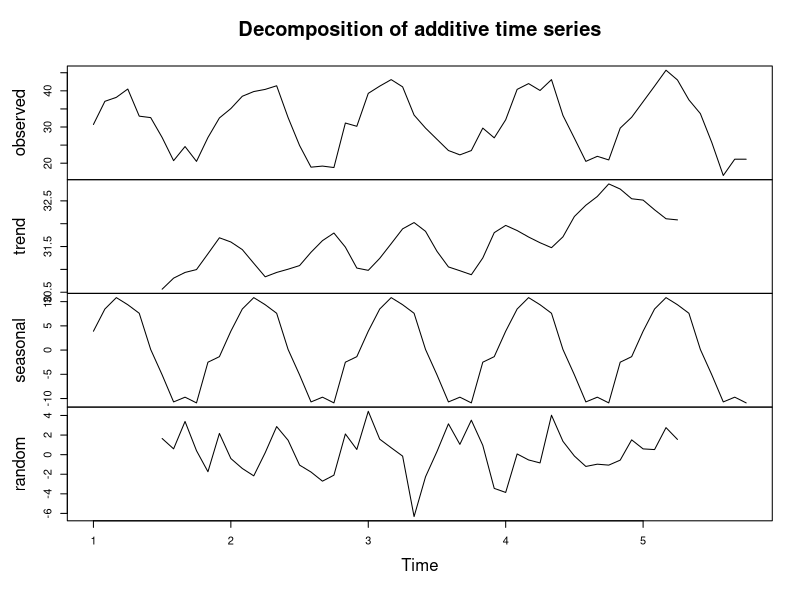
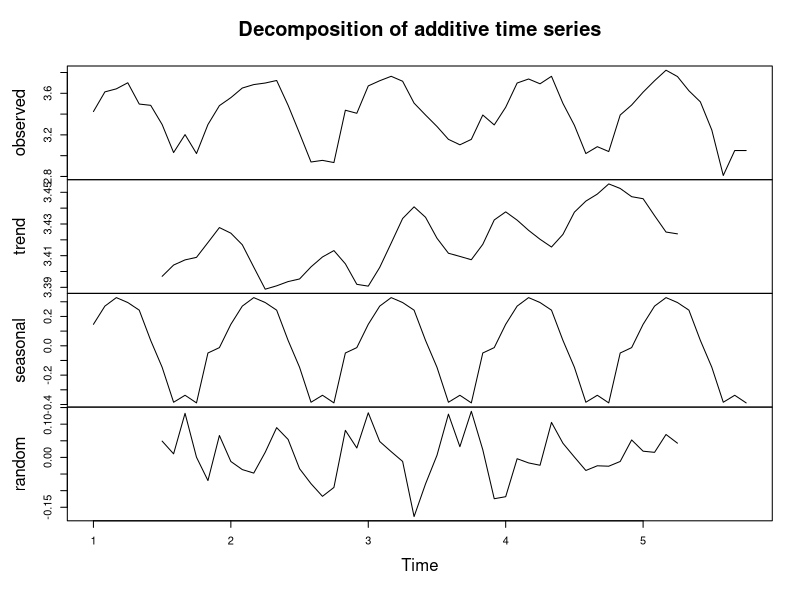
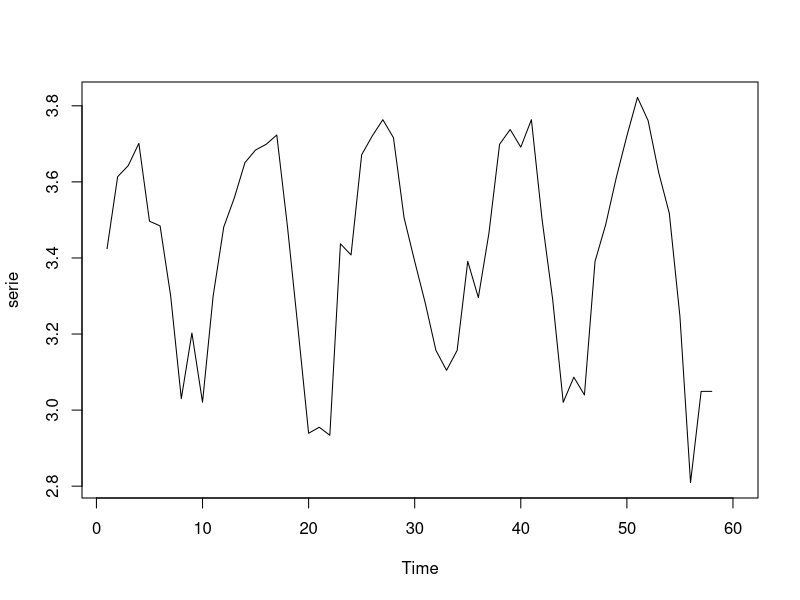
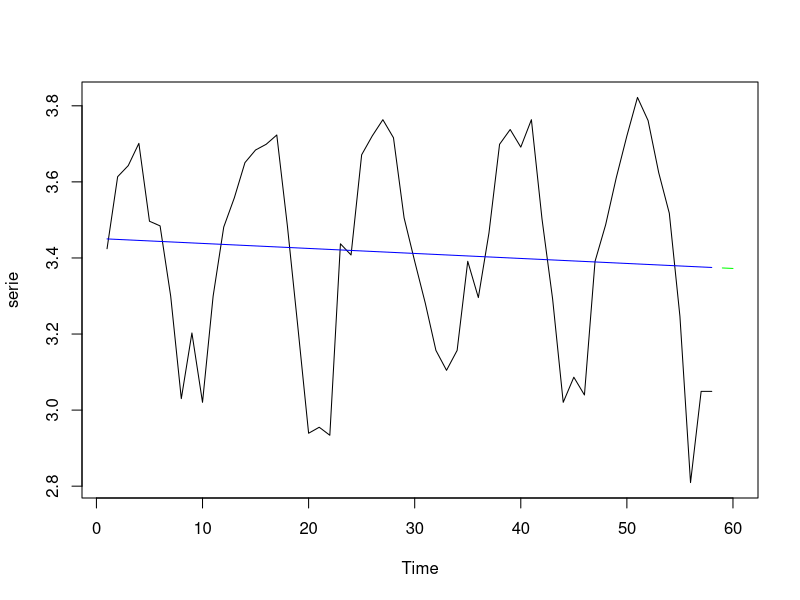
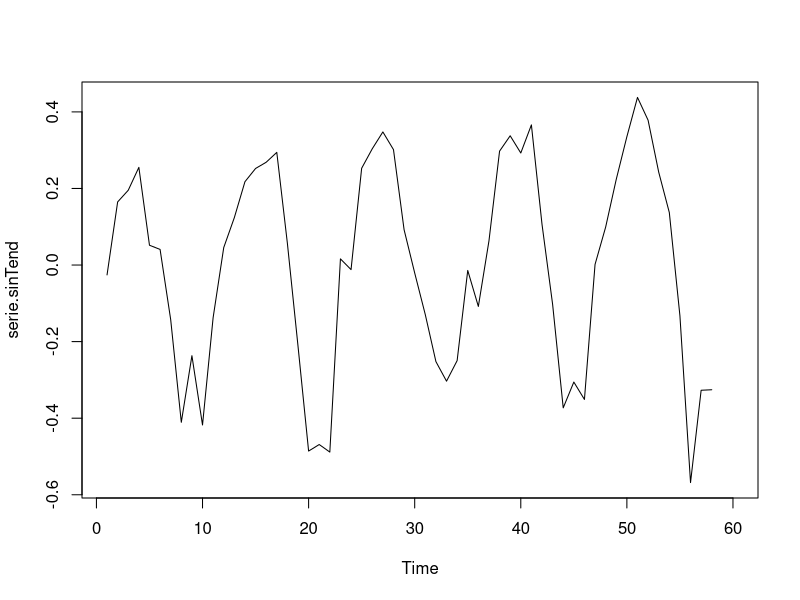
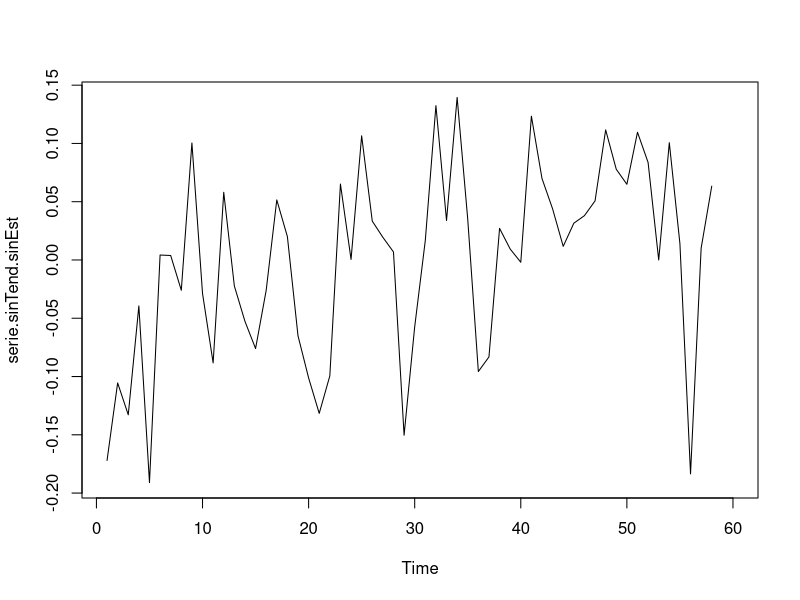
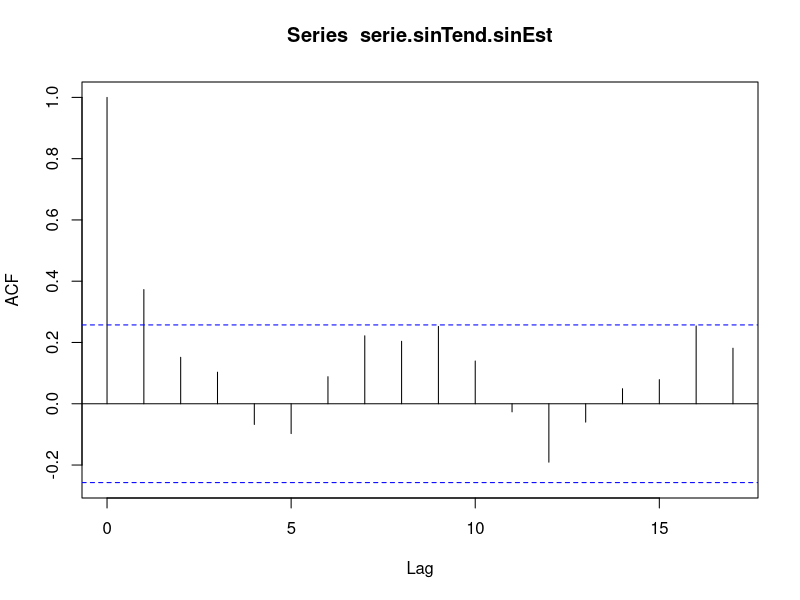
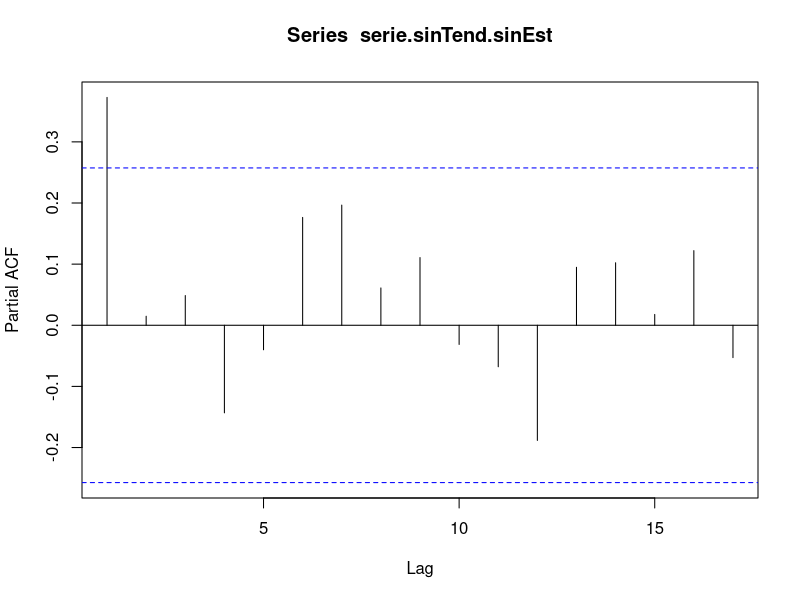

R code for these plots, in order:
#' Carlos Manuel Sequí Sánchez dni: 20 48 69 26 K
#' sequi96@correo.ugr.es
#' Ejercicio guiado curso 2018-2019
#' 
#' \section{Problema 1. ¿Qué valores de temperatura máxima, a escala mensual, se espera que tengan los meses de Marzo y de Abril de 2018?}
#'  
#'  
#' Primeramente leemos el conjunto de datos que contiene los siguientes atributos:  
#' - Columna 1 : Identificador Estación   
#' - Columna 2 : Fecha   
#' - Columna 3 : Temperatura Máxima (ºC)  
#' - Columna 4 : Hora Temperatura Máxima   
#' - Columna 5 : Temperatura mínima (ºC)  
#' - Columna 6 : Hora Temperatura mínima   
#' - Columna 7 : Temperatura Media (ºC)  
#' - Columna 8 : Racha máxima de viento (Km/h)  
#' - Columna 9 : Hora de Racha Máxima   
#' - Columna 10 : Velocidad media de Viento (Km/h)  
#' - Columna 11 : Hora de Velocidad Máxima de viento     
#' - Columna 12 : Precipitacion Total diaria (mm)   
#' - Columna 13 : Precipitacion de 0 a 6 horas (mm)  
#' - Columna 14 : Precipitacion de 6 a 12 horas (mm)  
#' - Columna 15 : Precipitacion de 12 a 18 horas (mm)  
#' - Columna 16 : Precipitacion de 18 a 24 horas (mm)  
#' 
#' Librerías...
## ------------------------------------------------------------------------
library(tseries)
library(dplyr)
library(lubridate)

#' 
#' Leemos el dataset y, como solo nos interesa la fecha y la temperatura máxima nos quedamos con tan solo esos datos.
## ------------------------------------------------------------------------
datos = read.csv("5530E.csv", header = TRUE, sep=";")
datos = datos[,c("Fecha","Tmax")]
datos$Fecha = as.Date(datos$Fecha)

#' 
#' 
#' Veamos los valores NA...
## ------------------------------------------------------------------------
apply(datos, 2, function(atributo){sum(is.na(atributo))})

#' 
#' Eliminamos las instancias(días) donde hay al menos algún valor NA de temperatura máxima
## ------------------------------------------------------------------------
datos = datos[complete.cases(datos),]

#' 
#' La serie que nos interesa es la temperatura máxima de cada uno de los meses, es decir, obtenemos la temperatura máxima de cada mes de cada año:
## ------------------------------------------------------------------------
# agrupamos por año y mes y tomamos el maximo de cada uno
datos = datos %>%
mutate(month = format(Fecha, "%m"), year = format(Fecha, "%Y")) %>%
group_by(year, month) %>%
summarise(total = max(Tmax))

serie = datos$total # aqui estan las temperaturas máximas de cada mes de todos los años

#' 
#' Obtenemos ahora la cantidad de datos a predecir y la serie temporal en sí
## ------------------------------------------------------------------------
Npred = 2 # cantidad de datos a predecir (temperaturas máximas de marzo y abril)
serie.ts = ts(serie, frequency = 12) # frequency set to 12 to set stationality each 12 months
plot(decompose(serie.ts))

#' 
#' Observamos en la gráfica:  
#' -los valores de la serie  
#' -la tendencia calculada mediante filtros  
#' -la estacionalidad repetida cada 12 instantes de tiempo
#' -lo que queda de la serie al eliminar tendencia y estacionalidad
#' 
#' 
#' Como vemos, es posible que exista una alta varianza en los datos sin estacionalidad y tendencia, por lo que probamos a aplicar una transformación logarítmica para evitar problemas a la hora de tener en cuenta la estacionariedad, ya que sabemos que una serie con estacionariedad no varía ni en media ni en varianza.
## ------------------------------------------------------------------------
serie.ts.log = log(serie.ts)
serie.log = log(serie)
plot(decompose(serie.ts.log))

#' 
#' De forma ligera, la varianza disminuye a lo largo del tiempo, lo que producirá menores problemas a la hora de calcular la estacionariedad. Por simplicidad usare la variable serie como serie.log (con la transformación hecha)
## ------------------------------------------------------------------------
serie = serie.log

#' 
#' 
#' Observamos como el atributo seasonal que nos da la función decompose consta de los mismos valores para cada año de todos los meses, lo cual nos dará la capacidad de calcular la estacionalidad para restársela a la serie.
## ------------------------------------------------------------------------
decompose(serie.ts.log)$seasonal

#' 
#' Calculamos los instantes de tiempo de la serie para train y para test
## ------------------------------------------------------------------------
# para train
tiempo = 1:length(serie)
# para test
tiempoTs = (tiempo[length(tiempo)]+1):(tiempo[length(tiempo)]+Npred)

#' 
#' 
#' Representamos a continuación la serie que tenemos en este momento:
## ------------------------------------------------------------------------
plot.ts(serie,  xlim=c(1, tiempoTs[length(tiempoTs)]))

#' 
#' Modelamos la tendencia, la cual podemos aparentemente ajustarla de forma lineal, sabiendo que:  
#' serie = parametroA * tiempo + parametroB  
#' Con ayuda de la función lm calculamos dichos parámetros:
## ------------------------------------------------------------------------
parametros.H1 = lm(serie ~tiempo)
parametros.H1

#' 
#' Tomamos Intercept como termino independiente (parametroB) y el otro como el que multiplica al tiempo para poder calcular la serie (parametroA). Para modelar la tendencia usamos la fórmula descrita antes:
## ------------------------------------------------------------------------
# tendencia estimada para los datos de train
tendEstimadaTr =  parametros.H1$coefficients[1] + tiempo*parametros.H1$coefficients[2] 
# tendencia estimada para las predicciones de test
tendEstimadaTs =  parametros.H1$coefficients[1] + tiempoTs*parametros.H1$coefficients[2] 

#' 
#' Comprobamos visualmente si la tendencia se ajusta al modelo que tenemos de la serie temporal:
## ------------------------------------------------------------------------
plot.ts(serie, xlim=c(1, tiempoTs[length(tiempoTs)])) 
lines(tiempo, tendEstimadaTr, col = "blue") 
lines(tiempoTs, tendEstimadaTs, col = "green")

#' 
#' 
#' Validamos de forma estadística que el modelo lineal sea correcto, comprobando que los errores a lo largo de la serie se distribuyen mediante una distribución normal. Para ello aplicamos el test de Jarque-Bera:
## ------------------------------------------------------------------------
JB = jarque.bera.test(parametros.H1$residuals)
JB

#' 
#' Podemos asumir, con una confianza del 95%, que no hay diferencia significativa de los datos de error con respecto a los de una distribución normal, debido a que el p-value es mayor que 0.05.  
#' 
#' Procedemos por tanto a eliminar la tendencia de la serie actual:
## ------------------------------------------------------------------------
serie.sinTend = serie - tendEstimadaTr

#' 
#' Comprobamos como queda la serie sin tendencia:
## ------------------------------------------------------------------------
plot.ts(serie.sinTend, xlim=c(1, tiempoTs[length(tiempoTs)])) 

#' 
#' 
#' Como vemos, la serie sin tendencia prácticamente es la misma que con ella, ya que la pendiente del modelo lineal creado para el cálculo de ésta era ínfima.  
#' 
#' Procedemos, una vez eliminada la tendencia, a deshacernos de la estacionalidad con ayuda de la función decompose.
## ------------------------------------------------------------------------
k = 12 # aquí guardamos los datos estacionales
estacionalidad = decompose(serie.ts.log)$seasonal[1:k]

#' 
#' Eliminamos dicha estacionalidad a la serie.
## ------------------------------------------------------------------------
serie.sinTend.sinEst = serie.sinTend - estacionalidad

#' 
#' Comprobamos como se queda la serie sin dicha estacionalidad
## ------------------------------------------------------------------------
plot.ts(serie.sinTend.sinEst, xlim=c(1, tiempoTs[length(tiempoTs)])) 


#' 
#' 
#' Ahora que tan solo nos queda la componente irregular tras haber eliminado las componentes de tendencia y estacionalidad, procedemos a comprobar si la serie es estacionaria o no mediante el test ACF.
## ------------------------------------------------------------------------
acf(serie.sinTend.sinEst)

#' 
#' A priori parece ser, debido a la rapidez de bajada entre instantes de tiempo y a la estabilización en forma de ''olas'', que existe una clara estacionariedad. Aun así, probaré aplicar el test de Dickey-Fuller aumentado para asegurarnos de ello.
## ------------------------------------------------------------------------
adf.test(serie.sinTend.sinEst)

#' 
#' Al tomar como hipótesis nula que la serie es estacionaria y al ser el p-value inferior a 0.05, podemos asegurar con un 95% de probabilidad que la serie es estacionaria, por tanto la tomamos así. Debido a esto no será necesario realizar diferenciación para convertir la serie en estacionaria.  
#' 
#' Observamos el acf parcial para ver como influyen de forma individual cada uno de los instantes de tiempo sobre el instante actual. 
## ------------------------------------------------------------------------
pacf(serie.sinTend.sinEst)

#' 
#' A la vista de las gráficas ofrecidas por ACF y PACF, me resulta de mayor claridad decidirme por un modelo autoregresivo en lugar de uno de medias móviles debido a que en ACF los valores de cada instante son más altos y sobrepasan los límites más que los de PACF, además de que se ve de forma mucho más clara esa estabilización en forma de ''olas'' que he dicho anteriormente en la gráfica del ACF. Por ello mismo, deberíamos poder modelar la componente irregular de la serie con un modelo autoregresivo de orden 0 (fijándonos en la gráfica PACF), utilizando un modelo ARIMA con cero diferenciaciones. Entrenamos dicho modelo a continuación:
## ------------------------------------------------------------------------
# coeficiente de autoregresión = 0, diferenciaciones = 0, coeficiente de medias moviles = 0
modelo = arima(serie.sinTend.sinEst, order = c(0,0,0))

# calculamos las predicciones
predicciones = predict(modelo, n.ahead = Npred)
valoresPredichos = predicciones$pred
valoresPredichos

#' 
#' Observamos ahora de forma visual el modelo incluyendo la serie sin tendencia ni estacionalidad
## ------------------------------------------------------------------------
plot.ts(serie.sinTend.sinEst, xlim=c(1, tiempoTs[length(tiempoTs)])) 
lines(tiempoTs,valoresPredichos, col="green")

#' 
#' Parece ser que los resultados obtenidos no son buenamente fieles a lo esperado, quizás debido a la cercanía de los valores en los sucesivos instantes de tiempo en las gráficas ACF y PACF.
#' Visto lo visto, puede decirse que nuestra serie es prácticamente ruido blanco debido a los resultados obtenidos como predicciones.  
#' Finalmente probamos la validez de nuestro modelo (sus errores) mediante tests estadísticos. Aplicamos varios:  
#' 
#' Test de Box-Pierce: comprobamos que los residuos que nos quedan son aleatorios:
## ------------------------------------------------------------------------
Box.test(modelo$residuals)

#' 
#' Tras este test comprobamos que los errores obtenidos no son de forma aleatoria, por lo que el modelo arima creado no es correcto. Debido a esto, probaré el ajuste de un modelo de medias móviles de grado 1 (el grado determinado por la gráfica ACF) para comprobar su validez:
## ------------------------------------------------------------------------
# coeficiente de autoregresión = 0, diferenciaciones = 0, coeficiente de medias moviles = 1
modelo = arima(serie.sinTend.sinEst, order = c(0,0,1))

# calculamos las predicciones
predicciones = predict(modelo, n.ahead = Npred)
valoresPredichos = predicciones$pred
valoresPredichos

#' 
#' Observamos los valores predichos con el modelo de medias móviles con la serie sin tendencia ni estacionalidad:
#' 
## ------------------------------------------------------------------------
plot.ts(serie.sinTend.sinEst, xlim=c(1, tiempoTs[length(tiempoTs)])) 
lines(tiempoTs,valoresPredichos, col="green")

#' Aplicamos de nuevo el test de Box-Pierce para la comprobación de la aleatoriedad de los errores:
## ------------------------------------------------------------------------
Box.test(modelo$residuals)

#' Este valor de p-value nos dice con un 95% de confianza que los errores obtenidos por el modelo creado son aleatorios, por lo que el modelo queda validado por este test.
#' 
#' Continuamos con los tests de normalidad.
#' 
#' 
#' Jarque Bera: vemos si los residuos, aunque aleatorios, son normales (media cero y desviación típica la que sea). 
## ------------------------------------------------------------------------
jarque.bera.test(modelo$residuals) 

#' 
#' Saphiro-Wilk: mismo cometido que Jarque Bera 
## ------------------------------------------------------------------------
 shapiro.test(modelo$residuals) 

#' 
#' 
#' Asumimos tras la ejecución de ambos tests que los residuos siguen una distribuición normal debido a los p-values obtenidos, ya que la hipótesis nula propone que los datos no siguen una distribución normal.
#' 
#' A continuación obtenemos un histograma y función de densidad para obtener resultados gráficos de confirmación.
## ------------------------------------------------------------------------
hist(modelo$residuals, col="blue", prob=T,ylim=c(0,20), xlim=c(-0.2,0.2))
lines(density(modelo$residuals))

#' 
#' 
#' Con estas comprobaciones el modelo queda validado, ya que los errores que nos dan son aleatorios que provienen de una distribución normal. A continuación hemos de deshacer los cambios para obtener los predicciones reales:
## ------------------------------------------------------------------------
estacionalidades = c(estacionalidad[11], estacionalidad[12])

# Incluimos la estacionalidad 
valoresPredichos.Est = valoresPredichos + estacionalidades

# Incluimos la tendencia 
valoresPredichos.Est.Tend = valoresPredichos.Est + tendEstimadaTs

# Transformación de los logaritmos 
valoresPredichos.Est.Tend.exp = exp(valoresPredichos.Est.Tend)

# usamos exp(serie) por haber hecho al principio serie = log(serie)
plot.ts(exp(serie),xlim=c(1, tiempoTs[length(tiempoTs)])) 
lines(tiempoTs, valoresPredichos.Est.Tend.exp, col = "green")


#' 
#' 
#' Finalmente podemos observar en la gráfica los valores de temperatura máxima obtenidos para los meses de Marzo y Abril de 2018, los cuales se corresponden respectivamente con los valores:
## ------------------------------------------------------------------------
valoresPredichos.Est.Tend.exp

#' 
#' 
#' 
#' 
#' 
